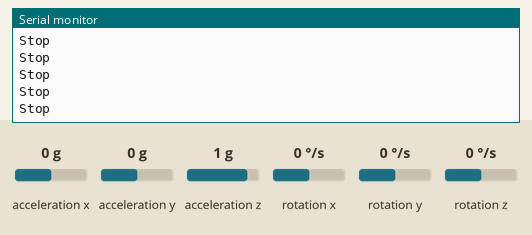
Simulated run of this sketch. Board: Arduino Uno, built with avr-gcc and run on an emulated ATmega328P. On the bench: the last lines printed to the serial monitor. The inputs (shaded band) are chosen by the test bench; at power-on: acceleration x 0 g, acceleration y 0 g, acceleration z 1 g, rotation x 0 °/s, rotation y 0 °/s, rotation z 0 °/s. No radio packets arrive unless stated.

Above: at 4.2 s.
4.3 s: acceleration x set to -1.4 g
At 4.37 s:
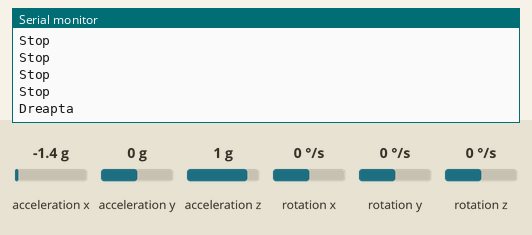
6.3 s: acceleration y set to -1.4 g
At 6.37 s:
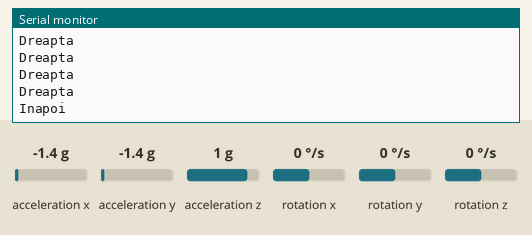
8.2 s: acceleration y set to 1.4 g
At 8.29 s:
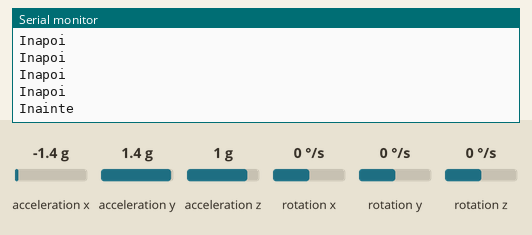
10.2 s: acceleration y set to -1.4 g
At 10.22 s:
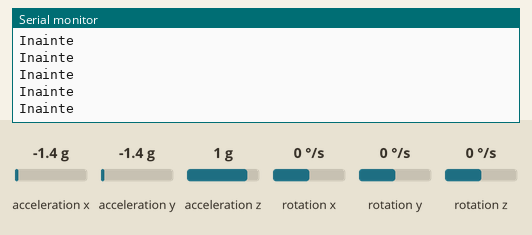

The sketch:

controller.ino
```cpp
/*
************************************************************************

Universitatea Tehnica "Gheorghe Asachi" Iasi
Facultatea de Mecanica

ROBOT MOBIL CONTROLAT PRIN GESTURI
Program pentru Controler (Tx)

Student       : Cornel Cristea
Specializare  : Mecatronica
Data          : 12/06/2020

************************************************************************
*/

// Inlcuderea bibliotecilor necesare pentru program
#include <VirtualWire.h>            // modul radio 433 MHz
#include <MPU6050_tockn.h>          // giroscop MPU6050
#include <Wire.h>                   // modul comunicatie

// Definirea variabilelor
MPU6050 mpu6050(Wire);
const char *controler;
int pin_trimitere_date = 12;

/*
************************************************************************
Partea programului ce va rula o singura data dupa pornirea circuitului
************************************************************************
*/
void setup() {
  Serial.begin(9600);                 // initializare comunicatie seriala
  Wire.begin();
  mpu6050.begin();                    // initializare giroscop MPU6050
  mpu6050.calcGyroOffsets(true);      // citire coordonate de la grioscop
  vw_set_ptt_inverted(true);
  vw_set_tx_pin(pin_trimitere_date);  // pin DATA transmitator radio
  vw_setup(4000);                     // viteza de transfer [Kbps]
}

/*
************************************************************************
Partea programului ce va rula incontinuu dupa pornirea circuitului
************************************************************************
*/
void loop() {
  // Actualizarea pozitiei giroscopului in functie de orientarea acestuia
  mpu6050.update();
  if (mpu6050.getAccAngleX() < -30) {
    controler = "X1"  ;
    vw_send((uint8_t *)controler, strlen(controler));
    vw_wait_tx(); // asteapta pana cand mesajul a fost trimis
    //Serial.print("X: "); Serial.print(mpu6050.getAngleX()); Serial.print("   ");
    //Serial.print("Y: "); Serial.print(mpu6050.getAngleY()); Serial.print("   ");
    Serial.println("Inapoi");
  }
  else if (mpu6050.getAccAngleX() > 30) {
    controler = "X2";
    vw_send((uint8_t *)controler, strlen(controler));
    vw_wait_tx();
    //Serial.print("X: "); Serial.print(mpu6050.getAngleX()); Serial.print("   ");
    //Serial.print("Y: "); Serial.print(mpu6050.getAngleY()); Serial.print("   ");
    Serial.println("Inainte");
  }
  else if (mpu6050.getAccAngleY() < -40) {
    controler = "Y1";
    vw_send((uint8_t *)controler, strlen(controler));
    vw_wait_tx();
    //Serial.print("X: "); Serial.print(mpu6050.getAngleX()); Serial.print("   ");
    //Serial.print("Y: "); Serial.print(mpu6050.getAngleY()); Serial.print("   ");
    Serial.println("Stanga");
  }
  else if (mpu6050.getAccAngleY() > 40) {
    controler = "Y2";
    vw_send((uint8_t *)controler, strlen(controler));
    vw_wait_tx();
    //Serial.print("X: "); Serial.print(mpu6050.getAngleX()); Serial.print("   ");
    //Serial.print("Y: "); Serial.print(mpu6050.getAngleY()); Serial.print("   ");
    Serial.println("Dreapta");
  }
  else if (mpu6050.getAccAngleX() < 10 && mpu6050.getAccAngleX() > -10 &&
            mpu6050.getAccAngleY() < 10 && mpu6050.getAccAngleY() > -10) {
    controler = "A1";
    vw_send((uint8_t *)controler, strlen(controler));
    vw_wait_tx();
    //Serial.print("X: "); Serial.print(mpu6050.getAngleX()); Serial.print("   ");
    //Serial.print("Y: "); Serial.print(mpu6050.getAngleY()); Serial.print("   ");
    Serial.println("Stop");
  }
}
```

Measured:
- after the input at 4.3 s, the serial monitor: prints a new line after 0.07 s (image 1)
- after the input at 6.3 s, the serial monitor: prints a new line after 0.06 s (image 2)
- after the input at 8.2 s, the serial monitor: prints a new line after 0.09 s (image 3)
